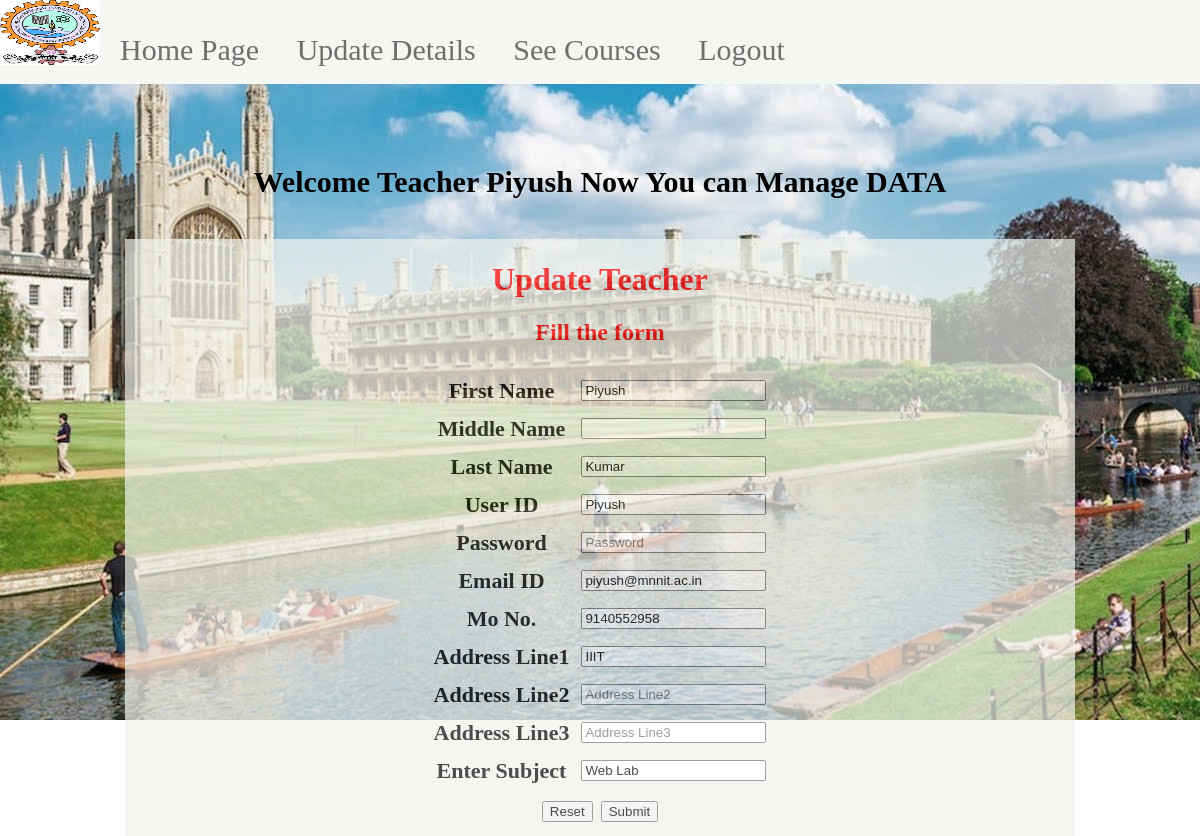
Screenshot of /update_teacher.php (signed in) with the database file from the repository.
### tables this page shows
CREATE TABLE `Teachers` (
  `user_id` varchar(20) NOT NULL,
  `pwd` varchar(20) NOT NULL,
  `fname` varchar(20) NOT NULL,
  `mname` varchar(20) DEFAULT NULL,
  `lname` varchar(20) DEFAULT NULL,
  `email` varchar(30) NOT NULL,
  `mob` varchar(11) NOT NULL,
  `address_line1` varchar(50) NOT NULL,
  `address_line2` varchar(50) DEFAULT NULL,
  `address_line3` varchar(50) DEFAULT NULL,
  `subject` varchar(20) NOT NULL
);

### update_teacher.php (the view, shortened to what this page needs)
<?php
  $con=con();
    $userid = $_SESSION['user_id'];
   $sq="select *from Teachers where user_id='$userid'";
   $result=$con->query($sq);
   $row=$result->fetch_array();
   $fname=$row['fname'];
   $mname=$row['mname'];
   $lname=$row['lname'];
   $mno=$row['mob'];
   $email_id=$row['email'];
   $add1=$row['address_line1'];
   $subject=$row['subject'];
?>
<!DOCTYPE html>
 <html>
  <head>
   <link  href="css/update_teacher.css" rel="stylesheet"/>
  </head>
  <body>
    <div id="full">
      <div id="header">
        <div id="lg"> <img src="img/03.jpeg" alt="Image" height="65" width="100"/></div>
        <div id="li">
          <a href="teacher_home.php" class="link"> Home Page &nbsp; &nbsp;</a>
          <a href="update_teacher.php" class="link" > Update Details  &nbsp;  &nbsp;</a>
           <a href="see_details.php" class="link" > See Courses  &nbsp;  &nbsp;</a>
          <a href="logout.php" class="link"> Logout  &nbsp;  &nbsp;</a>
        </div>
      </div>
     <div id="about"> <marquee><h4> Welcome Teacher <?php echo "$userid";?> Now You can Manage DATA </h4></marquee></div>
     <div id="fo">
         <center> <h1 style="color:red;opacity:1;"> Update Teacher </h1></center>
         <center><h2 style="color:red;"> Fill the form </h2></center>
          <form  name="RegForm" action="update_teacher_back.php" onsubmit="return validate()" method="post">
           <center>
              <table>
                <tr>
                  <th> First Name </th>
                  <td> <input type="text" name="fname" placeholder="" value="<?php echo "$fname";?>" required/></td>
                </tr>
                <tr>
                  <th> Middle Name </th>
                  <td> <input type="text" name="mname" placeholder="" value="<?php echo "$mname";?>"/></td>
                </tr>
                <tr>
                  <th> Last Name </th>
                  <td> <input type="text" name="lname" placeholder="" value="<?php echo "$lname";?>"/></td>
                </tr>
                <tr>
                  <th> User ID </th>
                  <td> <input type="text" name="user_id" placeholder="User Id" readonly value="<?php echo "$userid";?>" /></td>
                </tr>
                <tr>
                  <th> Password </th>
                  <td> <input type="password" name="pwd" placeholder="Password" required/></td>
                </tr>
                <tr>
                  <th> Email ID </th>
                  <td> <input type="email" name="email_id" placeholder="" value="<?php echo "$email_id";?>" required/></td>
                </tr>
                <tr>
                  <th> Mo No. </th>
                  <td> <input type="text" name="mno" id="mo" placeholder="" value="<?php echo "$mno";?>" required/></td>
                </tr>
                <tr>
                  <th> Address Line1 </th>
                  <td> <input type="text" name="add1" placeholder="" value="<?php echo "$add1";?>" required/></td>
                </tr>
                <tr>
                  <th> Address Line2 </th>
                  <td> <input type="text" name="add2" placeholder="Address Line2"/></td>
                </tr>
                <tr>
                  <th> Address Line3 </th>
                  <td> <input type="text" name="add3" placeholder="Address Line3"/></td>
                </tr>
                <tr>
                  <th> Enter Subject </th>
                  <td> <input type="text" name="subject" placeholder="" value="<?php echo "$subject";?>" required/></td>
                </tr>
              </table>
	  <center><input type='reset' name='reset' value='Reset'/>&nbsp;&nbsp;<input type='submit' name='sub' value='Submit'/></center>
           </center>
          </form>
    </div>
    </div>
   </body>
 </html>

### css/update_teacher.css (style rules this page uses)
body { background-image: url("../img/02.jpeg"); background-repeat:no-repeat; background-attachment: fixed; z-index:-1; }
#full { height:auto; width:100%; z-index:1; }
#header { background-color:#F4F7F2; position:fixed; top:0; left:0; height:10%; width:100%; z-index:1999; }
#lg { position:absolute; height:50%; width:30%; }
#li { position:absolute; left:10%; width:100%; height:50%; top:40%; font-size:30px; color:black; }
.link { color:#6D706C; }
a { color:white; text-decoration:none; }
#about { position:absolute; top:15%; height:auto; font-size:30px; text-align:center; left:10%; right:10%; }
table, th, td { margin:2px; text-align: center; padding:5px; cellpadding:15px; margin:5px; font-size:22px; }
#fo { position:absolute; background-color:#EFF2ED; opacity:0.7; margin:5px; top:28%; height:auto; text-align:center; left:10%; right:10%; }

### rows the page displays
teachers: fname "Piyush", lname "Kumar", email_id "piyush@mnnit.ac.in", mno "9140552958", add1 "IIIT", subject "Web Lab"

### other values shown
$userid "Piyush"
